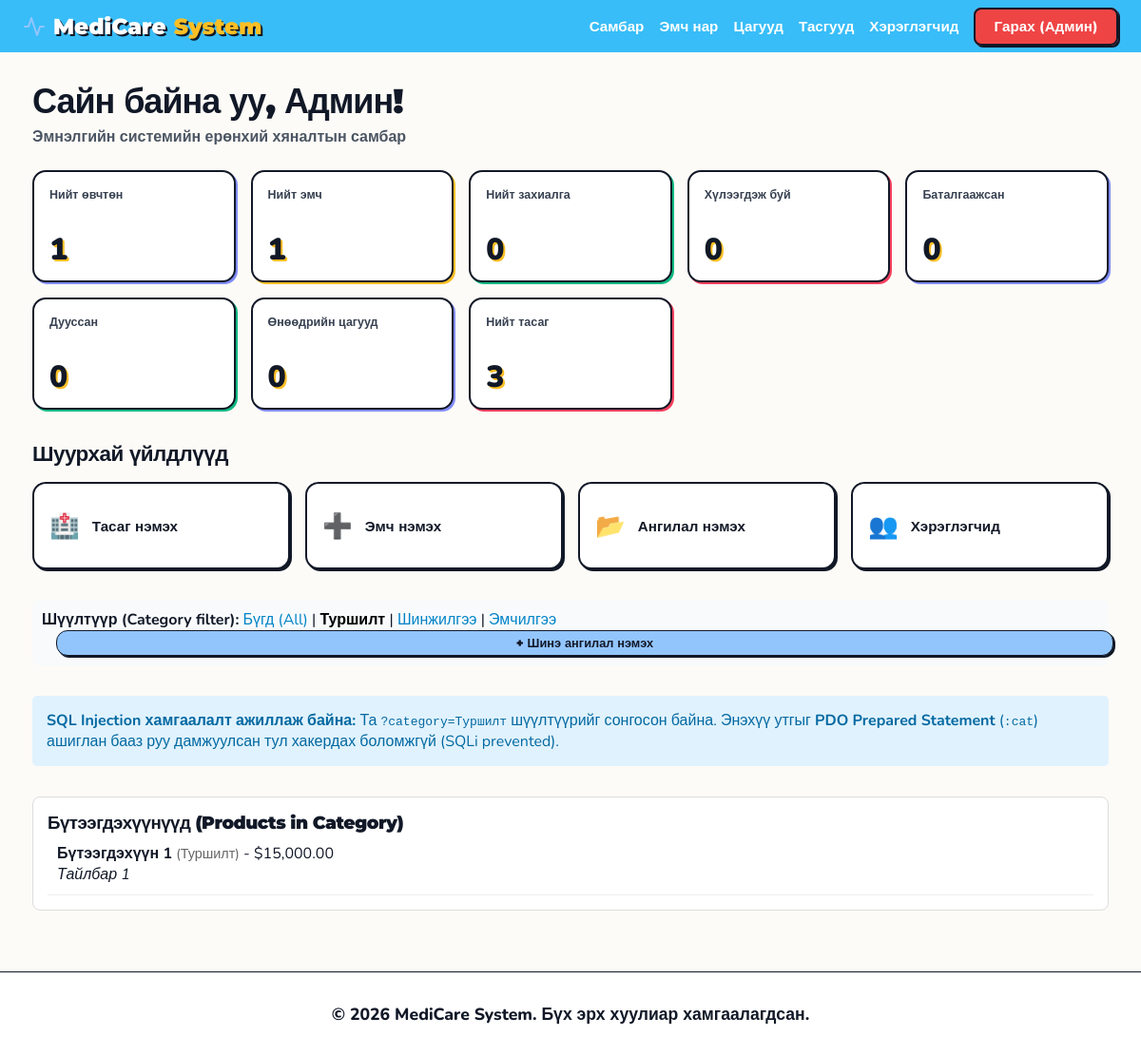
The page /admin/dashboard.php?category=Туршилт (signed in) on the database its author committed.
### tables this page shows
CREATE TABLE categories (
    id INT AUTO_INCREMENT PRIMARY KEY,
    name VARCHAR(100) NOT NULL UNIQUE,
    created_at TIMESTAMP DEFAULT CURRENT_TIMESTAMP
);

CREATE TABLE products (
    id INT AUTO_INCREMENT PRIMARY KEY,
    name VARCHAR(100) NOT NULL,
    description TEXT,
    category VARCHAR(100) NOT NULL,
    price DECIMAL(10,2) NOT NULL,
    released TINYINT(1) DEFAULT 1,
    created_at TIMESTAMP DEFAULT CURRENT_TIMESTAMP
);

### config/security.php (called while the page is built, shortened)
<?php
function esc($string) {
    return htmlspecialchars($string ?? '', ENT_QUOTES, 'UTF-8');
}
function sanitize_string($data) {
    return htmlspecialchars(strip_tags(trim($data)), ENT_QUOTES, 'UTF-8');
}

### admin/dashboard.php (the view, shortened to what this page needs)
<?php
require_once "../config/security.php";
require_once "../config/db.php";
$total_users = $conn->query("SELECT COUNT(*) as cnt FROM users WHERE role = 'patient'")->fetch()['cnt'];
$total_doctors = $conn->query("SELECT COUNT(*) as cnt FROM doctors")->fetch()['cnt'];
$total_appointments = $conn->query("SELECT COUNT(*) as cnt FROM appointments")->fetch()['cnt'];
$pending_appointments = $conn->query("SELECT COUNT(*) as cnt FROM appointments WHERE status = 'pending'")->fetch()['cnt'];
$approved_appointments = $conn->query("SELECT COUNT(*) as cnt FROM appointments WHERE status = 'approved'")->fetch()['cnt'];
$completed_appointments = $conn->query("SELECT COUNT(*) as cnt FROM appointments WHERE status = 'completed'")->fetch()['cnt'];
$today_appointments = $conn->query("SELECT COUNT(*) as cnt FROM appointments WHERE appointment_date = CURDATE() AND status != 'cancelled'")->fetch()['cnt'];
$total_departments = $conn->query("SELECT COUNT(*) as cnt FROM departments")->fetch()['cnt'];
?>
<?php require_once "../includes/header.php"; ?>
<div class="dashboard-header">
    <h1>Сайн байна уу, <?php echo esc($_SESSION["full_name"]); ?>!</h1>
    <p>Эмнэлгийн системийн ерөнхий хяналтын самбар</p>
</div>
<div class="dashboard-grid">
    <div class="stat-card">
        <h3>Нийт өвчтөн</h3>
        <p class="value"><?php echo $total_users; ?></p>
    </div>
    <div class="stat-card">
        <h3>Нийт эмч</h3>
        <p class="value"><?php echo $total_doctors; ?></p>
    </div>
    <div class="stat-card">
        <h3>Нийт захиалга</h3>
        <p class="value"><?php echo $total_appointments; ?></p>
    </div>
    <div class="stat-card">
        <h3>Хүлээгдэж буй</h3>
        <p class="value"><?php echo $pending_appointments; ?></p>
    </div>
    <div class="stat-card">
        <h3>Баталгаажсан</h3>
        <p class="value"><?php echo $approved_appointments; ?></p>
    </div>
    <div class="stat-card">
        <h3>Дууссан</h3>
        <p class="value"><?php echo $completed_appointments; ?></p>
    </div>
    <div class="stat-card">
        <h3>Өнөөдрийн цагууд</h3>
        <p class="value"><?php echo $today_appointments; ?></p>
    </div>
    <div class="stat-card">
        <h3>Нийт тасаг</h3>
        <p class="value"><?php echo $total_departments; ?></p>
    </div>
</div>
<section class="quick-actions">
    <h2>Шуурхай үйлдлүүд</h2>
    <div class="action-grid">
        <a class="action-card" href="add_department.php">
            <span class="icon">🏥</span>
            <span class="title">Тасаг нэмэх</span>
        </a>
        <a class="action-card" href="add_doctor.php">
            <span class="icon">➕</span>
            <span class="title">Эмч нэмэх</span>
        </a>
        <a class="action-card" href="add_category.php">
            <span class="icon">📂</span>
            <span class="title">Ангилал нэмэх</span>
        </a>
        <a class="action-card" href="manage_users.php">
            <span class="icon">👥</span>
            <span class="title">Хэрэглэгчид</span>
        </a>
    </div>
</section>
<?php
try {
    $dashboard_categories = $conn->query("SELECT * FROM categories ORDER BY name ASC")->fetchAll();
} catch (Exception $e) {
    $dashboard_categories = [];
}
$selected_category = $_GET['category'] ?? '';
$safe_category = sanitize_string($selected_category);
?>
<div style="margin-bottom: 2rem; padding: 10px; background: #f8fafc; border-radius: 8px;">
    <strong>Шүүлтүүр (Category filter):</strong>
    <a href="dashboard.php" style="text-decoration: none; color: <?php echo empty($safe_category) ? '#000' : '#0284c7'; ?>; font-weight: <?php echo empty($safe_category) ? 'bold' : 'normal'; ?>;">Бүгд (All)</a>
    <?php foreach ($dashboard_categories as $cat): ?>
        | <a href="dashboard.php?category=<?php echo urlencode($cat['name']); ?>" style="text-decoration: none; color: <?php echo ($safe_category === $cat['name']) ? '#000' : '#0284c7'; ?>; font-weight: <?php echo ($safe_category === $cat['name']) ? 'bold' : 'normal'; ?>;">
            <?php echo esc($cat['name']); ?>
        </a>
    <?php endforeach; ?>
    <a href="add_category.php" class="btn btn-primary" style="margin-left: 15px; padding: 5px 10px; font-size: 0.8em;">+ Шинэ ангилал нэмэх</a>
</div>
<?php
if (!empty($safe_category)) {
    $stmt = $conn->prepare("SELECT id, name, description, price, category FROM products WHERE category = :cat AND released = 1");
    $stmt->execute([':cat' => $safe_category]);
} else {
    $stmt = $conn->prepare("SELECT id, name, description, price, category FROM products WHERE released = 1");
    $stmt->execute();
}
$ui_products = $stmt->fetchAll(PDO::FETCH_ASSOC);
?>
<?php if (!empty($safe_category)): ?>
    <div class="alert alert-info" style="margin-bottom: 2rem; background-color: #e0f2fe; color: #0369a1; padding: 15px; border-radius: 5px;">
        <strong>SQL Injection хамгаалалт ажиллаж байна:</strong>
        Та <code>?category=<?php echo esc($selected_category); ?></code> шүүлтүүрийг сонгосон байна.
        Энэхүү утгыг <b>PDO Prepared Statement</b> (<code>:cat</code>) ашиглан бааз руу дамжуулсан тул хакердах боломжгүй (SQLi prevented).
    </div>
<?php endif; ?>
<div style="margin-bottom: 2rem; background: #fff; padding: 15px; border: 1px solid #ddd; border-radius: 8px;">
    <h3>Бүтээгдэхүүнүүд (Products in Category)</h3>
    <?php if (empty($ui_products)): ?>
        <p>Энэ ангилалд бүтээгдэхүүн байхгүй байна.</p>
    <?php else: ?>
        <ul style="list-style-type: none; padding: 0;">
        <?php foreach ($ui_products as $prod): ?>
            <li style="padding: 10px; border-bottom: 1px solid #eee;">
                <strong><?php echo esc($prod['name']); ?></strong>
                <span style="color: #666; font-size:0.9em;">(<?php echo esc($prod['category']); ?>)</span> -
                $<?php echo number_format($prod['price'], 2); ?><br>
                <em><?php echo esc($prod['description']); ?></em>
            </li>
        <?php endforeach; ?>
        </ul>
    <?php endif; ?>
</div>
<?php require_once "../includes/footer.php"; ?>

### assets/css/style.css (style rules this page uses)
:root { --bg-color: #fdfbf7; --text-main: #111827; --text-muted: #4b5563; --primary: #93c5fd; --primary-hover: #60a5fa; --secondary: #fbbf24; --secondary-hover: #f59e0b; --danger: #ef4444; --navbar-bg: #38bdf8; --border-color: #111827; --border-width: 1px; --shadow-color: #111827; --shadow-color-alt: #f97316; --card-bg: #ffffff; }
* { box-sizing: border-box; margin: 0; padding: 0; }
body { font-family: 'Nunito', sans-serif; background-color: var(--bg-color); color: var(--text-main); min-height: 100vh; display: flex; flex-direction: column; }
h1, h2, h3, h4, h5, h6 { font-family: 'Montserrat', sans-serif; font-weight: 900; text-transform: none; letter-spacing: -0.5px; }
h2 { font-size: 2.5rem; margin-bottom: 2rem; color: var(--text-main); text-align: center; }
.btn { display: block; width: 100%; padding: 1.2rem 1.5rem; border: var(--border-width) solid var(--border-color); border-radius: 12px; font-size: 1.2rem; font-weight: 900; cursor: pointer; text-align: center; text-decoration: none; transition: all 0.1s ease; font-family: 'Montserrat', sans-serif; text-transform: none; }
.btn-primary { background: var(--primary); color: var(--text-main); box-shadow: 2px 2px 0px var(--border-color); }
.dashboard-header { margin-bottom: 1.5rem; }
.dashboard-header h1 { font-size: clamp(1.8rem, 3vw, 2.6rem); line-height: 1.1; margin-bottom: 0.4rem; letter-spacing: -1px; }
.dashboard-header p { color: var(--text-muted); font-size: 1rem; font-weight: 700; }
.dashboard-grid { display: grid; grid-template-columns: repeat(5, minmax(0, 1fr)); gap: 1rem; margin-top: 1.2rem; }
.stat-card { background: #fff; border: 2px solid var(--border-color); border-radius: 14px; padding: 1rem; min-height: 118px; text-align: left; display: flex; flex-direction: column; justify-content: space-between; box-shadow: 2px 2px 0px #818cf8; transition: transform 0.15s ease, box-shadow 0.15s ease; }
.stat-card:nth-child(2n) { box-shadow: 2px 2px 0px var(--secondary); }
.stat-card:nth-child(3n) { box-shadow: 2px 2px 0px #10b981; }
.stat-card:nth-child(4n) { box-shadow: 2px 2px 0px #f43f5e; }
.stat-card h3 { font-size: 0.78rem; line-height: 1.25; margin-bottom: 0.75rem; color: #374151; letter-spacing: 0; text-transform: none; font-weight: 800; }
.stat-card .value { font-size: 2rem; line-height: 1; font-weight: 900; color: var(--text-main); text-shadow: 2px 2px 0px var(--secondary); }
.quick-actions { margin-top: 2rem; margin-bottom: 2rem; }
.quick-actions h2 { font-size: 1.4rem; text-align: left; margin-bottom: 1rem; text-transform: none; }
.action-grid { display: grid; grid-template-columns: repeat(4, minmax(0, 1fr)); gap: 1rem; }
.action-card { background: #fff; border: 2px solid var(--border-color); border-radius: 14px; padding: 1rem; min-height: 92px; display: flex; align-items: center; gap: 0.8rem; text-decoration: none; color: var(--text-main); box-shadow: 2px 2px 0px var(--border-color); transition: transform 0.15s ease, box-shadow 0.15s ease; }
.action-card .icon { font-size: 1.6rem; }
.action-card .title { font-family: 'Montserrat', sans-serif; font-weight: 900; font-size: 0.95rem; }

### rows shown on the page
categories: name "Туршилт"
categories: name "Шинжилгээ"
categories: name "Эмчилгээ"
products: name "Бүтээгдэхүүн 1", category "Туршилт", price "15,000.00", description "Тайлбар 1"

### other values the page prints
$_SESSION['full_name'] "Админ"
$_SESSION["full_name"] "Админ"
$total_users "1"
$total_doctors "1"
$total_appointments "0"
$pending_appointments "0"
$approved_appointments "0"
$completed_appointments "0"
$today_appointments "0"
$total_departments "3"
$selected_category "Туршилт"
